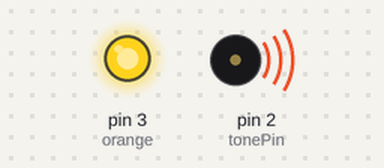
Recording of a sketch running on a simulated Arduino Uno, built with avr-gcc and run on an emulated ATmega328P. Shown: output pins drawn as LEDs (lit = HIGH), buzzer (waves = sounding). Pins used as bus, display or sensor lines are not drawn.

Above: at 0.2 s.
At 1.7 s:
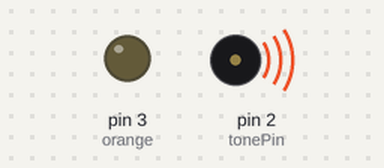
At 4.0 s:
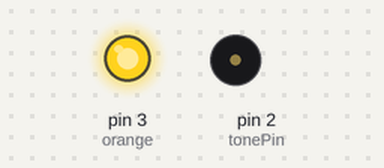
At 5.5 s:
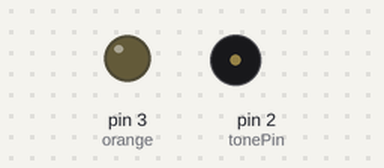
Timing chart, 0 to 6.9 s (numbered marks = the images above):
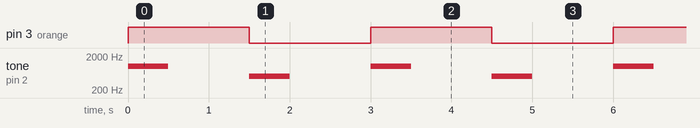

Measured:
- by itself, pin 3 (orange): alternates HIGH for 1.5 s and LOW for 1.5 s
- by itself, tone on pin 2 (tonePin): repeats every 3.0 s: silent 1.0 s, 500 Hz 0.50 s, silent 1.0 s, 1000 Hz 0.50 s

The sketch:

ToneDemo.ino
```cpp
//A sketch to demonstrate the tone() function
#include <SoftwareSerial.h>
#include <Wire.h>
//#include <LiquidCrystal_I2C.h>
#include <LCD.h>
//Specify digital pin on the Arduino that the positive lead of piezo buzzer is attached.
#define tonePin  2
#define blue 2
#define orange 3


void setup() {
  pinMode(orange,OUTPUT);
  pinMode(blue,OUTPUT);

}//close setup

void loop() {
  digitalWrite(orange, HIGH);
  tone(tonePin, 1000, 500);
  delay(1500);
  digitalWrite(orange, LOW);
  digitalWrite(blue,HIGH);
  tone(tonePin, 500, 500);
  delay(1500);
  digitalWrite(blue,LOW);

}
```
